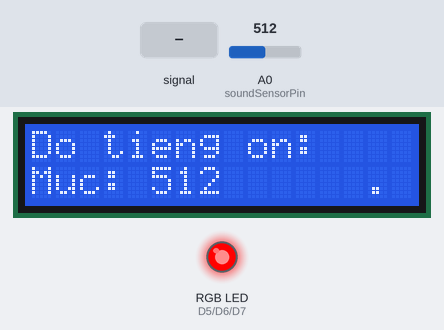
A sketch run on a simulated ESP8266 (NodeMCU). On the bench: 16×2 character LCD, an RGB LED mixed from three pins (HIGH = lit). Dashed ring = blinking. Inputs (shaded band) come from the test bench; at power-on: A0 (soundSensorPin) = 512. WiFi joins after 1.5 s; servers stay silent unless stated; no MQTT or app messages arrive unless stated; what the sketch prints to the serial monitor is not drawn.

Above: at 3.8 s.
3.9 s: A0 (soundSensorPin) fed a 200 Hz sine of ±460 counts around its level
At 5.36 s:
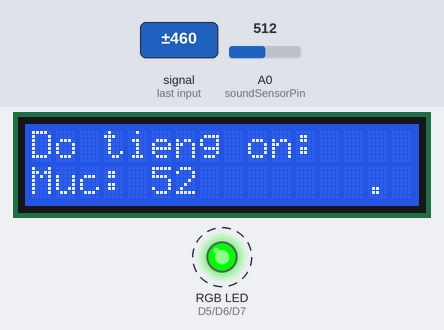
6.9 s: A0 (soundSensorPin) set to 716
At 8.2 s:
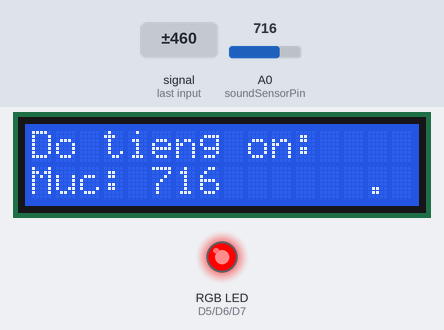
8.5 s: A0 (soundSensorPin) set to 214
At 9.5 s:
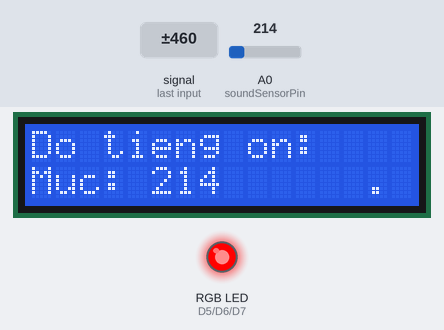
10.1 s: A0 (soundSensorPin) set to 189
At 10.6 s:
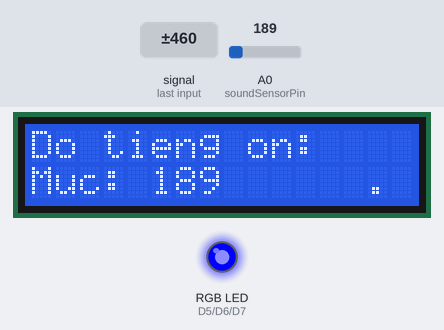
11.7 s: A0 (soundSensorPin) fed a 200 Hz sine of ±81 counts around its level
At 11.93 s:
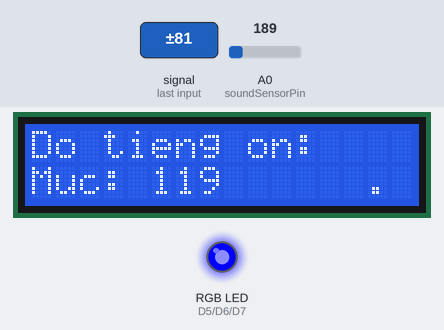
13.2 s: A0 (soundSensorPin) set to 210
At 14.0 s:
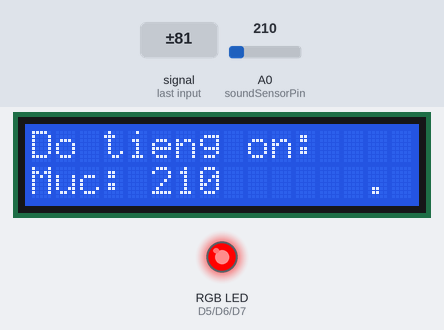
Timing chart, 0 to 15.8 s (numbered marks = the images above; inputs shaded):
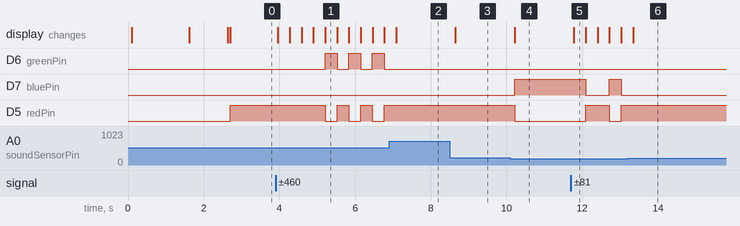

Measured:
- the behaviour switches between 201 and 200 on A0 (soundSensorPin) (found by bisection; images 3 and 4)
- after the input at 3.9 s, D6 (greenPin), D5 (redPin): alternates HIGH for 0.31 s and LOW for 0.31 s, starting after 1.3 s; the display: first changes after 0.06 s (image 1 shows a later state)
- after the input at 6.9 s, D7 (bluePin): stops changing and stays LOW; D5 (redPin): stops changing and stays HIGH
- after the input at 8.5 s, the display: changes after 0.15 s (image 3)
- after the input at 10.1 s, D7 (bluePin): LOW → HIGH after 0.12 s; D5 (redPin): HIGH → LOW after 0.12 s; the display: changes after 0.12 s (image 4)
- after the input at 11.7 s, D7 (bluePin): HIGH → LOW after 0.39 s, → HIGH 0.63 s later, → LOW 0.31 s later; D5 (redPin): LOW → HIGH after 0.39 s, → LOW 0.63 s later, → HIGH 0.31 s later; the display: changes after 0.08 s (image 5)
- after the input at 13.2 s, D7 (bluePin): stops changing and stays LOW; D5 (redPin): stops changing and stays HIGH

The sketch:

sketch_apr30a.ino
```cpp
#include <Wire.h>
#include <LiquidCrystal_I2C.h>
#include <ESP8266WiFi.h>
#include <PubSubClient.h>

// Cấu hình WiFi
const char* ssid = "Fablab 2.4G";
const char* password = "Fira@2024";

// Cấu hình MQTT
const char* mqtt_server = "192.168.69.101";
const char* mqtt_topic = "sensor/sound";
const char* mqtt_topic_desc = "sensor/sound_desc";

// Địa chỉ LCD (thường là 0x27 hoặc 0x3F)
LiquidCrystal_I2C lcd(0x27, 16, 2);

// Cảm biến âm thanh
const int soundSensorPin = A0;

// LED RGB (Cathode chung)
const int redPin = D5;
const int greenPin = D6;
const int bluePin = D7;

WiFiClient espClient;
PubSubClient client(espClient);

void setup() {
  Serial.begin(9600);

  // LCD khởi động
  lcd.init();
  lcd.backlight();                 // Bật đèn nền
  lcd.setCursor(0, 0);
  lcd.print("Do tieng on:");

  // Đặt LED làm output
  pinMode(redPin, OUTPUT);
  pinMode(greenPin, OUTPUT);
  pinMode(bluePin, OUTPUT);

  // Kết nối WiFi
  setup_wifi();

  // Kết nối MQTT
  client.setServer(mqtt_server, 1883);     // Gán địa chỉ server
  client.setCallback(callback);            // Hàm callback khi nhận dữ liệu (hiện không dùng)
}

// ===== KẾT NỐI WIFI =====
void setup_wifi() {
  delay(10);
  lcd.setCursor(0, 1);
  lcd.print("Connecting WiFi");

  WiFi.begin(ssid, password);       // Bắt đầu kết nối WiFi

  // Chờ kết nối thành công
  while (WiFi.status() != WL_CONNECTED) {
    delay(500);
    Serial.print(".");
  }

  // Khi kết nối thành công
  Serial.println("");
  Serial.println("WiFi connected");
  Serial.println("IP address: ");
  Serial.println(WiFi.localIP());

  lcd.setCursor(0, 1);
  lcd.print("WiFi OK       ");
  delay(1000);
}

// ===== HÀM CALLBACK MQTT (KHÔNG DÙNG) =====
void callback(char* topic, byte* payload, unsigned int length) {
  // Bạn có thể xử lý dữ liệu nhận từ MQTT ở đây nếu cần
}

// ===== TỰ ĐỘNG KẾT NỐI MQTT NẾU MẤT =====
void reconnect() {
  while (!client.connected()) {
    Serial.print("Attempting MQTT connection...");
    lcd.setCursor(0, 1);
    lcd.print("MQTT connect...");

    if (client.connect("ESP8266SoundSensor")) {    // ID kết nối MQTT
      Serial.println("connected");
      lcd.setCursor(0, 1);
      lcd.print("MQTT OK       ");
    } else {
      Serial.print("failed, rc=");
      Serial.print(client.state());
      Serial.println(" try again in 5 seconds");
      delay(5000);
    }
  }
}

// ===== VÒNG LẶP CHÍNH =====
void loop() {
  // Kiểm tra kết nối MQTT
  if (!client.connected()) {
    reconnect();
  }
  client.loop();  // Lắng nghe và xử lý các message từ MQTT

  // Đọc giá trị từ cảm biến âm thanh
  int soundValue = analogRead(soundSensorPin);
  Serial.println(soundValue);   // In ra serial để theo dõi

  // Hiển thị giá trị lên LCD
  lcd.setCursor(0, 1);
  lcd.print("Muc: ");
  lcd.print(soundValue);
  lcd.print("    "); // Xóa số cũ nếu giá trị mới ngắn hơn

  // Mô tả mức độ âm thanh
  const char* soundDesc;

  // Phân loại và hiển thị màu LED tương ứng
  if (soundValue <= 75) {
    setColor(0, 255, 0);        // Xanh lá – Yên tĩnh
    soundDesc = "Bình thường";
  } else if (soundValue <= 200) {
    setColor(0, 0, 255);        // Xanh dương – Hơi ồn
    soundDesc = "Hơi ồn";
  } else {
    setColor(255, 0, 0);        // Đỏ – Ồn ào
    soundDesc = "Ồn ào";
  }

  // Gửi dữ liệu qua MQTT
  char msg[50];
  snprintf(msg, 50, "%d", soundValue);
  client.publish(mqtt_topic, msg);         // Gửi giá trị số
  client.publish(mqtt_topic_desc, soundDesc); // Gửi mô tả mức âm thanh

  delay(300);  // Delay giữa các lần đọc/gửi
}

// ===== HÀM ĐIỀU KHIỂN MÀU LED RGB =====
void setColor(int redVal, int greenVal, int blueVal) {
  analogWrite(redPin, redVal);
  analogWrite(greenPin, greenVal);
  analogWrite(bluePin, blueVal);
}
```
